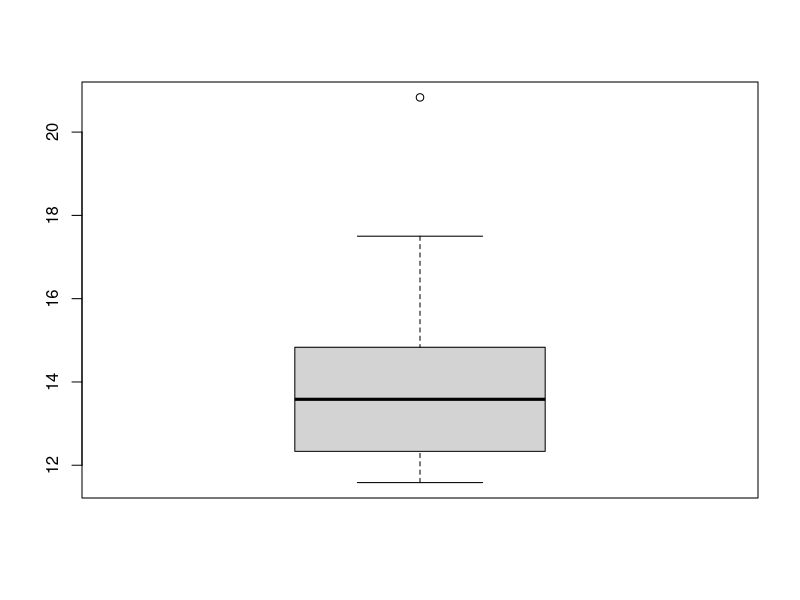
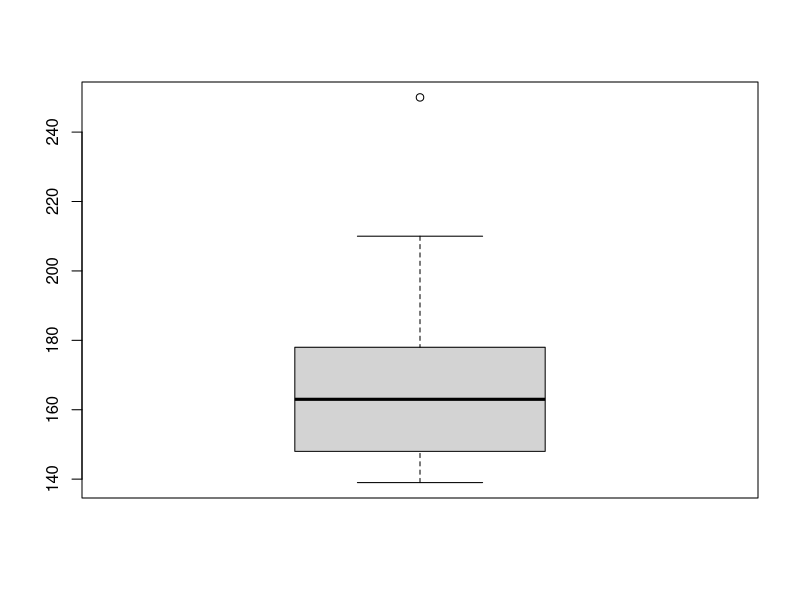
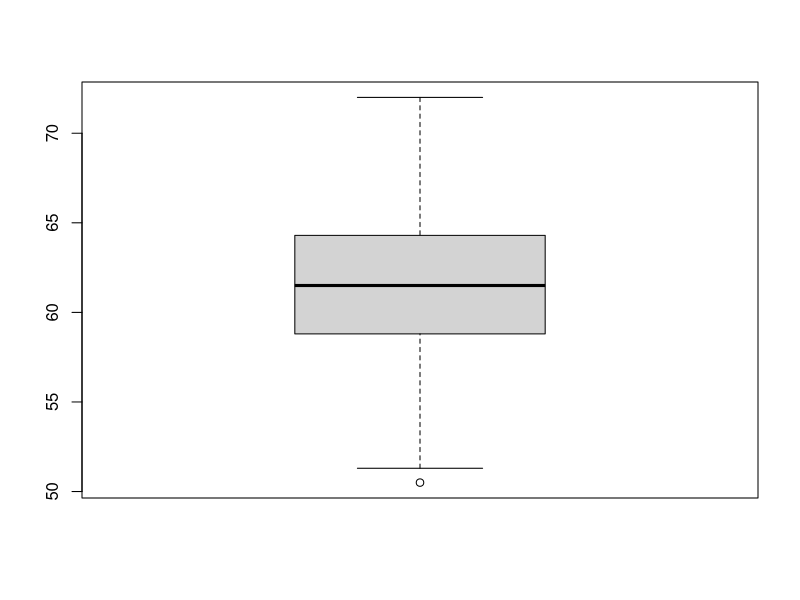
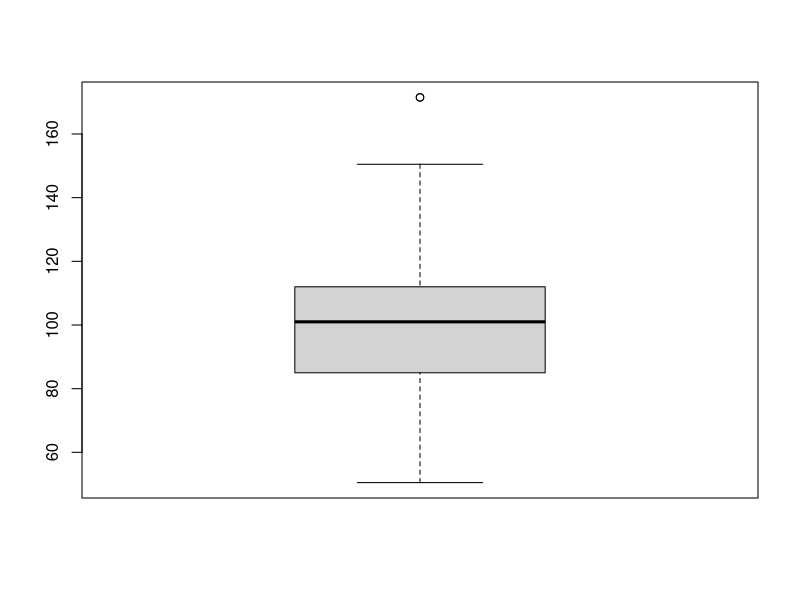
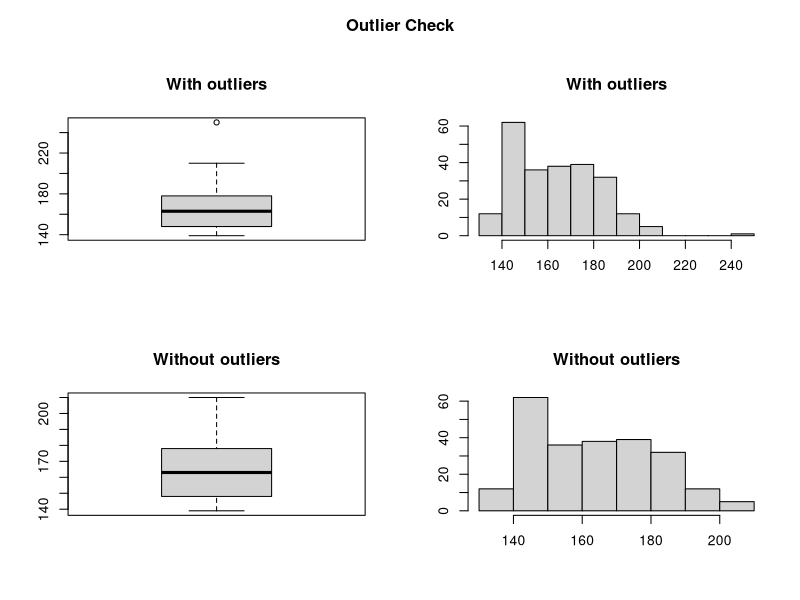
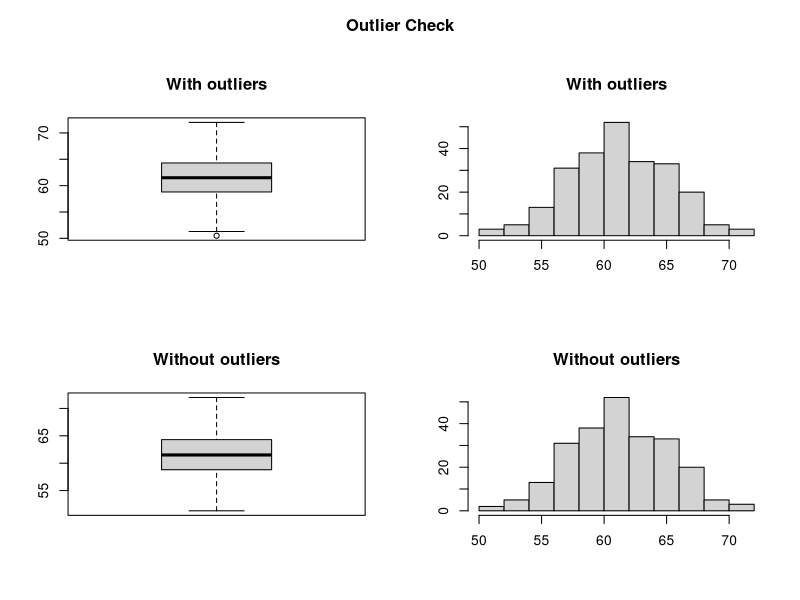
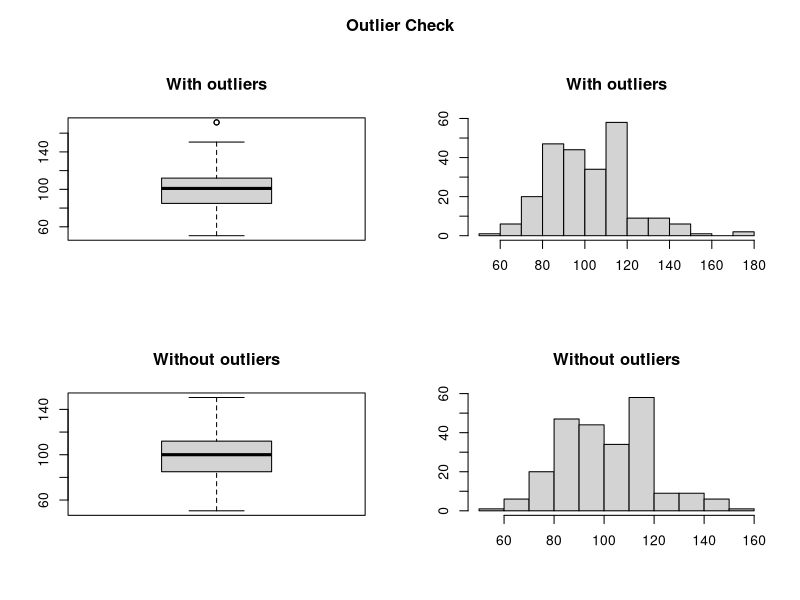
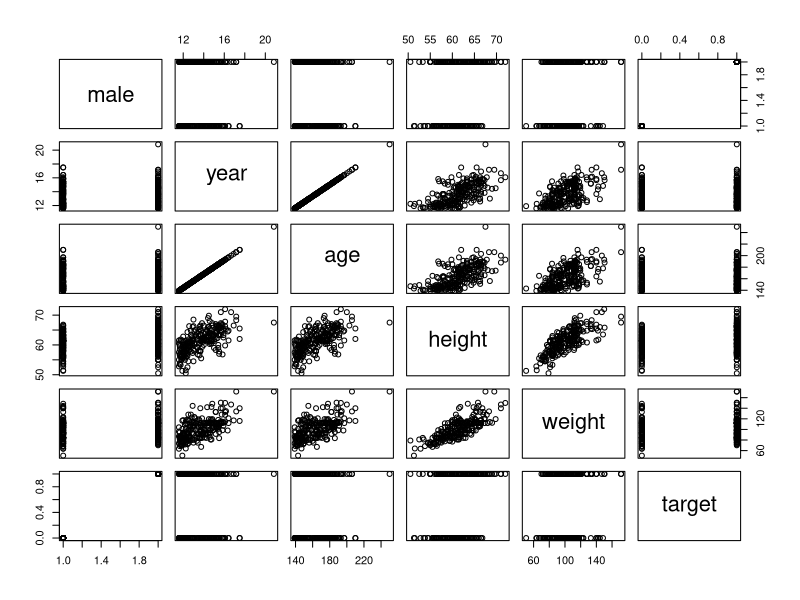

The R source for these figures, in order: (Note: this script raises an error after producing the figures.)
## ---- chunk 1

usePackage <- function(p) 
{
  if (!is.element(p, installed.packages()[,1]))
    install.packages(p, dep = TRUE)
  require(p, character.only = TRUE)
}

## ---- chunk 2
usePackage("ggplot2")
usePackage("lubridate")
usePackage("ROSE")
usePackage("usdm")
usePackage("DMwR")
usePackage("randomForest")
usePackage("vegan")
usePackage("arm")
usePackage("car")
usePackage("MASS")
usePackage("caret")
usePackage("ROCR")
usePackage("ggplot2")
usePackage("e1071")
usePackage("infotheo")
usePackage("C50")
usePackage("rpart")
usePackage("ada")
usePackage("h2o")
usePackage("xgboost")
usePackage("tcltk")

## ---- chunk 3

userData <- read.csv("data.csv")

## ---- chunk 4

str(userData)

## ---- chunk 5

summary(userData)

## ---- chunk 6

dim(userData)

## ---- chunk 7

head(userData)

## ---- chunk 8

nrows <- nrow(userData)
ncomplete <- sum(complete.cases(userData))
ncomplete

## ---- chunk 9

ncomplete/nrows

rm(ncomplete,nrows)

## ---- chunk 10

sum(is.na(userData))

## ---- chunk 11

apply(userData[,c(2,3,4,5)],2,function(x){boxplot(x)$out})

## ---- chunk 12

outlierKD <- function(dt, var) {
     var_name <- eval(substitute(var),eval(dt))
     na1 <- sum(is.na(var_name))
     m1 <- mean(var_name, na.rm = T)
     par(mfrow=c(2, 2), oma=c(0,0,3,0))
     boxplot(var_name, main="With outliers")
     hist(var_name, main="With outliers", xlab=NA, ylab=NA)
     outlier <- boxplot.stats(var_name)$out
     mo <- mean(outlier)
     var_name <- ifelse(var_name %in% outlier, NA, var_name)
     boxplot(var_name, main="Without outliers")
     hist(var_name, main="Without outliers", xlab=NA, ylab=NA)
     title("Outlier Check", outer=TRUE)
     na2 <- sum(is.na(var_name))
     cat("Outliers identified:", na2 - na1, "n")
     cat("Propotion (%) of outliers:", round((na2 - na1) / sum(!is.na(var_name))*100, 1), "n")
     cat("Mean of the outliers:", round(mo, 2), "n")
     m2 <- mean(var_name, na.rm = T)
     cat("Mean without removing outliers:", round(m1, 2), "n")
     cat("Mean if we remove outliers:", round(m2, 2), "n")
     response <- readline(prompt="Do you want to remove outliers and to replace with NA? [yes/no]: ")
     response = "yes"
     if(response == "y" | response == "yes"){
          dt[as.character(substitute(var))] <- invisible(var_name)
          assign(as.character(as.list(match.call())$dt), dt, envir = .GlobalEnv)
          cat("Outliers successfully removed", "n")
          return(invisible(dt))
     } else{
          cat("Nothing changed", "n")
          return(invisible(var_name))
     }
}

## ---- chunk 13

outlierKD(userData, age)

## ---- chunk 14

outlierKD(userData, height)

## ---- chunk 15

outlierKD(userData, weight)


## ---- chunk 16

userData <- userData[complete.cases(userData), ]

## ---- chunk 17

apply(userData,2,function(x){length(unique(x))})


## ---- chunk 18

nrow(unique(userData))

## ---- chunk 19

userData[duplicated(userData), ]

## ---- chunk 20

userData <- unique(userData)

## ---- chunk 21

#userData$male <- as.numeric(as.factor(userData$male))

#userData$male <- ifelse(userData$male=="1",0,1)

#userData$male <- as.factor(userData$male)

## ---- chunk 22

str(userData)

## ---- chunk 23

userData$target <- ifelse(userData$male == 'f', 0, 1)

## ---- chunk 24

plot(userData)
cor(userData[,-1])

## ---- chunk 25

cor(userData$year,userData$age)

cor(userData$height,userData$target)

## ---- chunk 26

plot(userData$age,userData$male)

plot(userData$height,userData$weight)

## ---- chunk 27

sqldf::sqldf('select count(*) from userData')


## ---- chunk 28

userData$comb1 <- paste(userData$height,userData$age,sep = '.')

## ---- chunk 29

str(userData)

## ---- chunk 30

attributes <- setdiff(names(userData),c('target'))

attributes

## ---- chunk 31

select <- c('Select ')
case <- ', sum(case when target = 1 then 1 else 0 end) as True, sum(case when target = 1 then 1 else 0 end)+(sum(case when target = 0 then 1 else 0 end)) as Total from userData group by '


## ---- chunk 32

for (i in 1:length(attributes)){

  assign(attributes[i],sqldf::sqldf(paste(select,attributes[i],case,attributes[i],sep = '')))

}

## ---- chunk 33

age     <- cbind(age[1],age[2]/age[3])
comb1   <- cbind(comb1[1],comb1[2]/comb1[3])
height  <- cbind(height[1],height[2]/height[3])
weight  <- cbind(weight[1],weight[2]/weight[3])
year    <- cbind(year[1],year[2]/year[3])

## ---- chunk 34

rm(select,case,i,attributes)

## ---- chunk 35

num_Data <- sqldf::sqldf('select a.True age, b.True comb, c.True height,d.True weight, e.True year , m.target
                            from userData m
                            inner join age a on m.age = a.age
                            inner join comb1 b on m.comb1 = b.comb1
                            inner join height c on m.height = c.height
                            inner join weight d on m.weight = d.weight
                            inner join year e on m.year = e.year
                            ')

## ---- chunk 36

cor(num_Data)


## ---- chunk 37

rm(list= ls()[!(ls() %in% c('num_Data','userData'))])

## ---- chunk 38

plot(num_Data$comb,num_Data$target)

## ---- chunk 39

str(num_Data)


## ---- chunk 40

set.seed(1234)
train_index = sample(x = nrow(num_Data),size = 0.7*nrow(num_Data))
train = num_Data[train_index,]
test = num_Data[-train_index,]


## ---- chunk 41

table(num_Data$target)
table(train$target)
table(test$target)

## ---- chunk 42


LogReg <- glm(target ~ ., data=train, family=binomial)
summary(LogReg)
#
step(glm(target ~ .,data=train),direction = 'backward')
# step gave me NdcId + DoctorID + com3Id +Transdate, But removing Transdate gave a slight improvement.
LogReg <- glm(formula = target ~ comb + weight ,
              data = train)

# train results
prob<-predict(LogReg, type="response")
pred_class <- ifelse(prob> 0.4, 1, 0)
table(train$target,pred_class)

# Error Metric

conf.mat = table(train$target,pred_class)
cat("Accuracy : ",sum(diag(conf.mat))/sum(conf.mat))
cat("Recall : ",conf.mat[2,2]/sum(conf.mat[2,]))
cat("precision : ", conf.mat[2,2]/sum(conf.mat[,2]))
cat("F1 Score : ", 2*(conf.mat[2,2]/sum(conf.mat[,2])*conf.mat[2,2]/sum(conf.mat[2,]))/((conf.mat[2,2]/sum(conf.mat[,2])+conf.mat[2,2]/sum(conf.mat[2,]))))

# Test results
fitted.results <- predict(LogReg,test,type='response')
fitted.class <- ifelse(fitted.results > 0.4,1,0)
table(test$target,fitted.class)

# Error Metric
conf.mat = table(test$target,fitted.class)
cat("Accuracy : ",sum(diag(conf.mat))/sum(conf.mat))
cat("Recall : ",conf.mat[2,2]/sum(conf.mat[2,]))
cat("precision : ", conf.mat[2,2]/sum(conf.mat[,2]))
cat("F1 Score : ", 2*(conf.mat[2,2]/sum(conf.mat[,2])*conf.mat[2,2]/sum(conf.mat[2,]))/((conf.mat[2,2]/sum(conf.mat[,2])+conf.mat[2,2]/sum(conf.mat[2,]))))

#Ploting the ROC curve and calculate the AUC
#(area under the curve) which are typical performance measurements
#for a binary classifier.
#The ROC (Receiver Operating Characteristic curve) is a curve generated by plotting the true positive rate (TPR = sensitivity) against
# the false positive rate (FPR= specificity) at various threshold settings while the AUC is
# the area under the ROC curve. As a rule of thumb, a model with good
#predictive ability should have an AUC closer to 1 (1 is ideal) than to 0.5.

library(ROCR)
p <- predict(LogReg,test, type="response")
pr <- prediction(p, test$target)
prf <- performance(pr, measure = "tpr", x.measure = "fpr")
plot(prf,colorize = TRUE, print.cutoffs.at=seq(0,1,by=0.1), text.adj=c(-0.2,1.7))

abline(a=0, b= 1)

auc <- performance(pr, measure = "auc")
auc <- auc@y.values[[1]]
auc 


 

 # And then a lift chart
  perf1 <- performance(pr,"lift","rpp")
  plot(perf1, main="lift curve", colorize=T)
  
  
  #perf
  plot(prf, col=rainbow(10), 
     colorize=T, 
     print.cutoffs.at = seq(0,1,0.1))
  auc <- performance(pr, measure = "auc")
  auc <- auc@y.values[[1]]
  print("########## AUC ###############")
  print(auc)

  roc.data <- data.frame(fpr=unlist(prf@x.values),
                       tpr=unlist(prf@y.values),
                       model="GLM")
  ggplot(roc.data, aes(x=fpr, ymin=0, ymax=tpr)) +
  geom_ribbon(alpha=0.2) +
  geom_line(aes(y=tpr)) +
  ggtitle(paste0("ROC Curve w/ AUC=", auc))



## ---- chunk 43

rm(list= ls()[!(ls() %in% c('train','test'))])
# Build best SVM model
PA_SVM <- svm(target ~ comb + weight, data=train,  kernel = "polynomial")

# Look at the model summary
summary(PA_SVM)

plot(PA_SVM$index)

# Predict on train data
pred_Train  =  predict(PA_SVM, train)

plot(pred_Train) # Plot shows more than 0.5 

conf.mat = table(train$target, ifelse(pred_Train> 0.5, 1, 0))
conf.mat
cat("Accuracy : ",sum(diag(conf.mat))/sum(conf.mat))
cat("Recall : ",conf.mat[2,2]/sum(conf.mat[2,]))
cat("precision : ", conf.mat[2,2]/sum(conf.mat[,2]))
cat("F1 Score : ", 2*(conf.mat[2,2]/sum(conf.mat[,2])*conf.mat[2,2]/sum(conf.mat[2,]))/((conf.mat[2,2]/sum(conf.mat[,2])+conf.mat[2,2]/sum(conf.mat[2,]))))

# Predict on test data
pred_Test  =  predict(PA_SVM, test[setdiff(names(test),c('target'))])
conf.mat = table(test$target, ifelse(pred_Test> 0.5, 1, 0))
conf.mat
cat("Accuracy : ",sum(diag(conf.mat))/sum(conf.mat))
cat("Recall : ",conf.mat[2,2]/sum(conf.mat[2,]))
cat("precision : ", conf.mat[2,2]/sum(conf.mat[,2]))
cat("F1 Score : ", 2*(conf.mat[2,2]/sum(conf.mat[,2])*conf.mat[2,2]/sum(conf.mat[2,]))/((conf.mat[2,2]/sum(conf.mat[,2])+conf.mat[2,2]/sum(conf.mat[2,]))))
